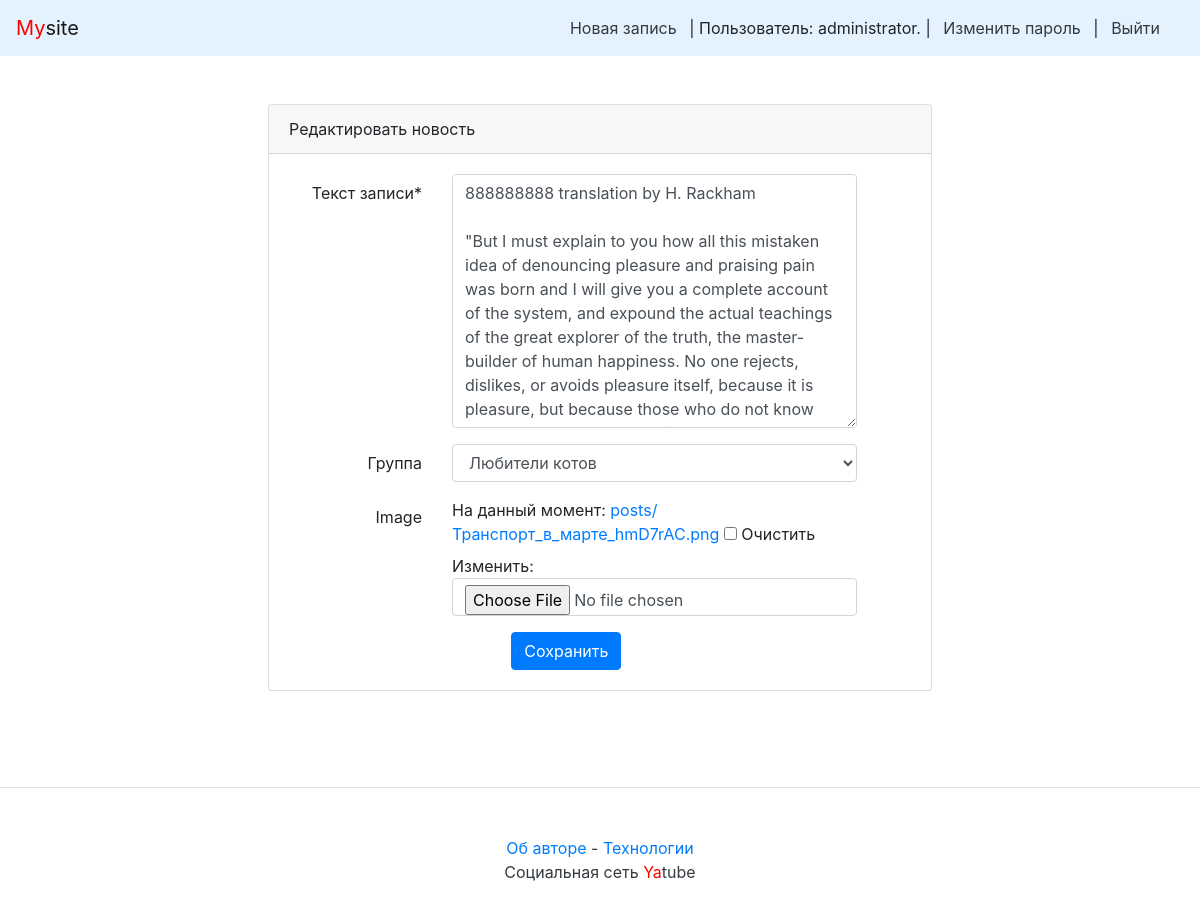
Page /administrator/56/edit/ (signed in) on the earlier database version.
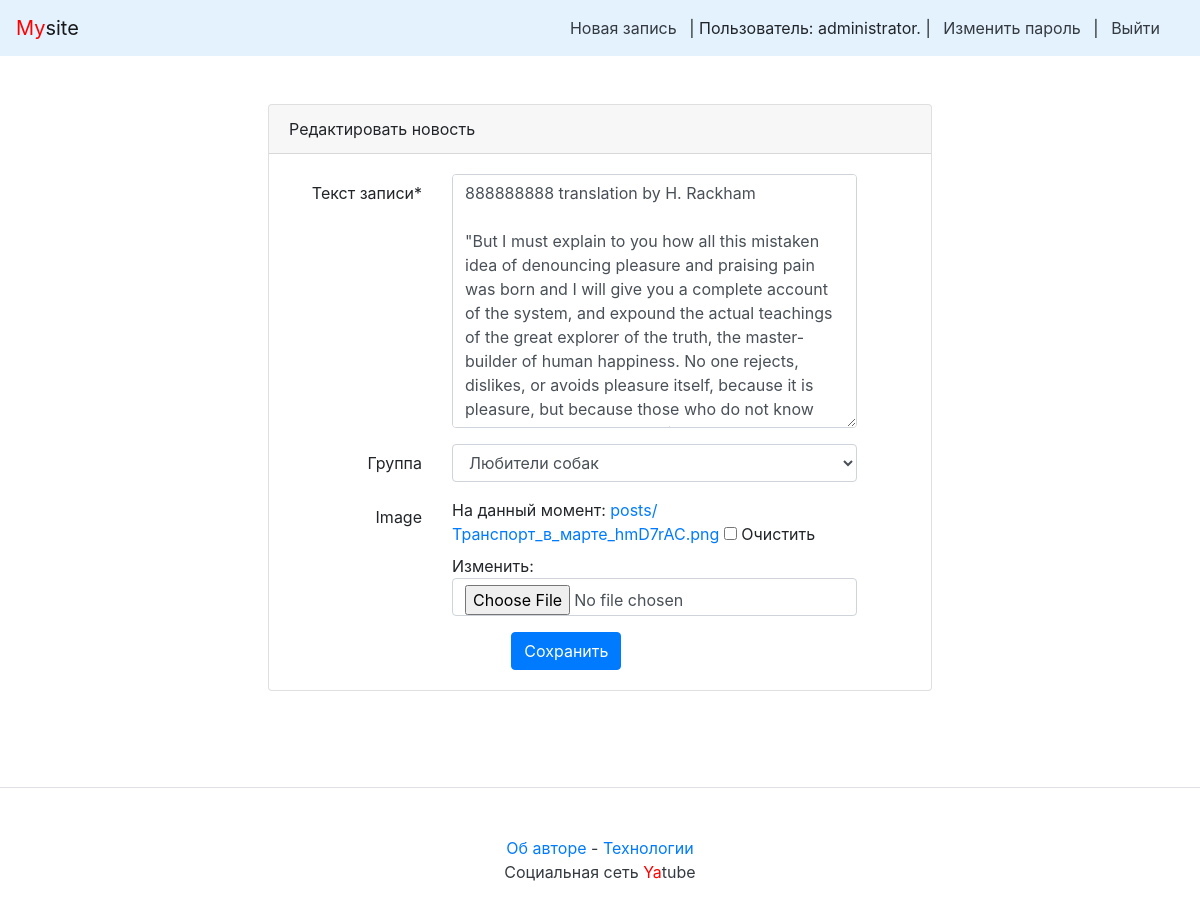
Same page on the later database version.
### posts/models.py (models this page shows, shortened)
class Post(models.Model):
    text = models.TextField(verbose_name='Текст записи')
    pub_date = models.DateTimeField('Дата публикации', auto_now_add=True, db_index=True)
    author = models.ForeignKey(User, on_delete=models.CASCADE, related_name="posts")  # author_posts
    group = models.ForeignKey(Group, on_delete=models.CASCADE, related_name="posts",  # group_posts
                              blank=True, null=True, verbose_name='Группа')
    image = models.ImageField(upload_to='posts/', blank=True, null=True)
    class Meta:
        ordering = ['-pub_date']

### posts/views.py (the view)
@login_required
def post_edit(request, username, post_id):
    profile = get_object_or_404(User, username=username)
    post = get_object_or_404(Post, pk=post_id, author=profile)
    if request.user != profile:
        return redirect('post', username=username, post_id=post_id)
    form = PostForm(request.POST or None, files=request.FILES or None, instance=post)
    if request.method == 'POST':
        if form.is_valid():
            form.save()
            return redirect('post', username=request.user.username, post_id=post_id)
    context = {'form': form, 'post': post}
    return render(request, 'new.html', context)

### posts/forms.py
class PostForm(forms.ModelForm):
    class Meta:
        model = Post
        fields = ['text', 'group', 'image']

### posts/models.py (called while the page is built)
    def __str__(self):
        return self.title

### posts/templatetags/user_filters.py (called while the page is built)
@register.filter
def addclass(field, css):
        return field.as_widget(attrs={"class": css})

### templates/new.html (shortened to what this page needs)
{% extends "base.html" %}
{% load user_filters %}
{% block content %}
<div class="row justify-content-center">
    <div class="col-md-8 p-5">
        <div class="card">
            {% if post == None %}
                <div class="card-header">Добавить новость</div>
            {% elif user == post.author %}
                <div class="card-header">Редактировать новость</div>
            {% endif %}
            <div class="card-body">
                  {% if post == None %}
                    <form method="post" action="{% url 'new_post' %}" enctype="multipart/form-data">
                  {% elif user == post.author %}
                    <form method="post" action="{% url 'post_edit' post.author post.id %}">
                  {% endif %}
                    {% for field in form %}
                        <div class="form-group row" aria-required={% if field.field.required %}'true'{% else %}'false'{% endif %}>
                                <label for="{{ field.id_for_label }}" class="col-md-3 col-form-label text-md-right">{{ field.label }}{% if field.field.required %}<span class="required">*</span>{% endif %}</label>
                                <div class="col-md-8">
                                    {{ field|addclass:"form-control" }}
                                </div>
                        </div>
                    {% endfor %}
                    <div class="col-md-6 offset-md-4">
                            {% if post == None %}
                            <button type="submit" class="btn btn-primary">
                                Добавить
                            </button>
                            {% elif user == post.author %}
                            <button type="submit" class="btn btn-primary">
                                Сохранить
                            </button>
                            {% endif %}
                    </div>
                </form>
            </div>
        </div>
    </div>
</div>
{% endblock %}

### templates/base.html (shortened to what this page needs)
<!doctype html>
<html>
<head>
    {% load static %}
    <link rel="stylesheet" href="{% static 'bootstrap/dist/css/bootstrap.min.css' %}">
</head>
<body>
{% include 'nav.html' %}
<main>
    <div class="container">
        {% block content %}{% endblock content %}
    </div>
</main>
{% include 'footer.html' %}
</body>
</html>

### templates/nav.html
<nav class="navbar navbar-light" style="background-color: #e3f2fd;">
    <a class="navbar-brand" href="/"><span style="color:red">My</span>site</a>
    <nav class="my-2 my-md-0 mr-md-3">
        {% if user.is_authenticated %}
        <a class="p-2 text-dark" href="{% url 'new_post' %}">Новая запись</a> |
        Пользователь: {{ user.username }}. |
        <a class="p-2 text-dark" href="{% url 'password_change' %}">Изменить пароль</a> |
        <a class="p-2 text-dark" href="{% url 'logout' %}">Выйти</a>
        {% else %}
        <a class="p-2 text-dark" href="{% url 'login' %}">Войти</a> |
        <a class="p-2 text-dark" href="{% url 'signup' %}">Регистрация</a>
        {% endif %}
    </nav>
</nav>

### templates/footer.html
<footer class="pt-4 my-md-5 pt-md-5 border-top">
        <p class="m-0 text-dark text-center "><a href="{% url 'about-author' %}">Об авторе</a> - <a href="{% url 'about-spec' %}">Технологии</a></p>
        <p class="m-0 text-dark text-center ">Социальная сеть <span style="color:red">Ya</span>tube</p>
</footer>

Differences in the rows shown:
changed Post: group "Любители котов" → "Любители собак"
